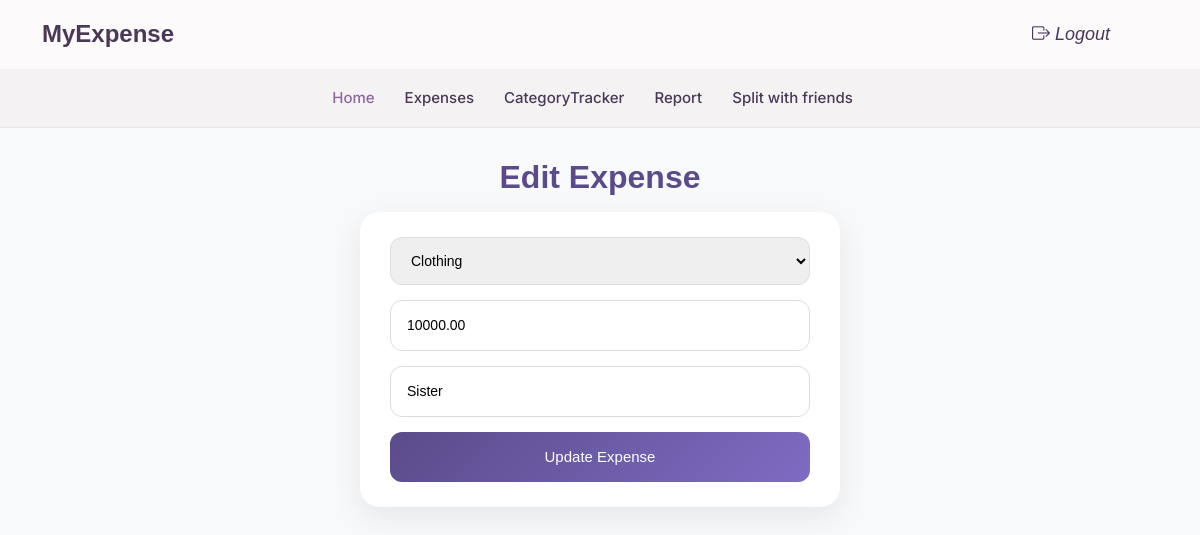
Screenshot of /exedit/42 with the database file from the repository.
### app/models.py (models this page shows, shortened)
class Expense(models.Model):
    user = models.ForeignKey(User, on_delete=models.CASCADE)
    category = models.ForeignKey(Category, on_delete=models.CASCADE, null=True, blank=True)
    amount = models.DecimalField(max_digits=10, decimal_places=2)
    description = models.CharField(max_length=1000, blank=True, null=True)
    date = models.DateField(default=None, null=True, blank=True)

class Category(models.Model):
    category_name = models.CharField(max_length=100, unique=True)

### app/views.py (the view, shortened to what this page needs)
# urls.py: path('exedit/<int:id>',views.Exedit,name="exedit"),
def Exedit(request, id):
    exed = Expense.objects.get(id=id)
    categories = Category.objects.all()
    return render(request, 'expense_edit.html', {'da': exed,'categories': categories })

### template/expense_edit.html (shortened to what this page needs)
{% include 'user_header.html' %}
<!DOCTYPE html>
<html lang="en">
<head>
<link href="https://cdnjs.cloudflare.com/ajax/libs/font-awesome/6.4.0/css/all.min.css" rel="stylesheet">
</head>
<body>
<h2>Edit Expense</h2>
<div class="expense-form-card">
    <form action="{% url 'exedit' id=da.id %}" method="post">
        <div class="form-group">
            <select name="category" required>
                {% for cat in categories %}
                    <option value="{{ cat.id }}" {% if da.category and da.category.id == cat.id %}selected{% endif %}>
                        {{ cat.category_name }}
                    </option>
                {% endfor %}
            </select>
        </div>
        <div class="form-group">
            <input type="number" name="amount" value="{{ da.amount }}" placeholder="Amount" required>
        </div>
        <div class="form-group">
            <input type="text" name="description" value="{{ da.description }}" placeholder="Description" required>
        </div>
        <button type="submit">Update Expense</button>
    </form>
</div>
</body>
</html>

### template/expense_edit.html (style rules this page uses)
body { font-family: 'Poppins', sans-serif; background: #f8f9fb; color: #333; margin: 0; padding: 0; }
h2 { text-align: center; font-weight: 600; color: #5b4b8a; margin: 30px 0 15px; }
.expense-form-card { max-width: 480px; margin: 0 auto 40px; background: #fff; padding: 25px 30px; border-radius: 20px; box-shadow: 0 10px 30px rgba(0,0,0,0.08); transition: transform 0.2s ease, box-shadow 0.2s ease; }
.expense-form-card form { display: flex; flex-direction: column; gap: 15px; }
.expense-form-card .form-group { position: relative; }
.expense-form-card input, .expense-form-card select { width: 100%; padding: 14px 16px; border-radius: 12px; border: 1px solid #ddd; font-size: 14px; transition: 0.2s; }
.expense-form-card button { padding: 14px; border-radius: 12px; border: none; background: linear-gradient(135deg, #5b4b8a, #7e6cc3); color: #fff; font-size: 15px; font-weight: 500; cursor: pointer; transition: background 0.3s, transform 0.2s; }

### rows the page displays
Expense: category "Clothing", amount "10000.00", description "Sister"
